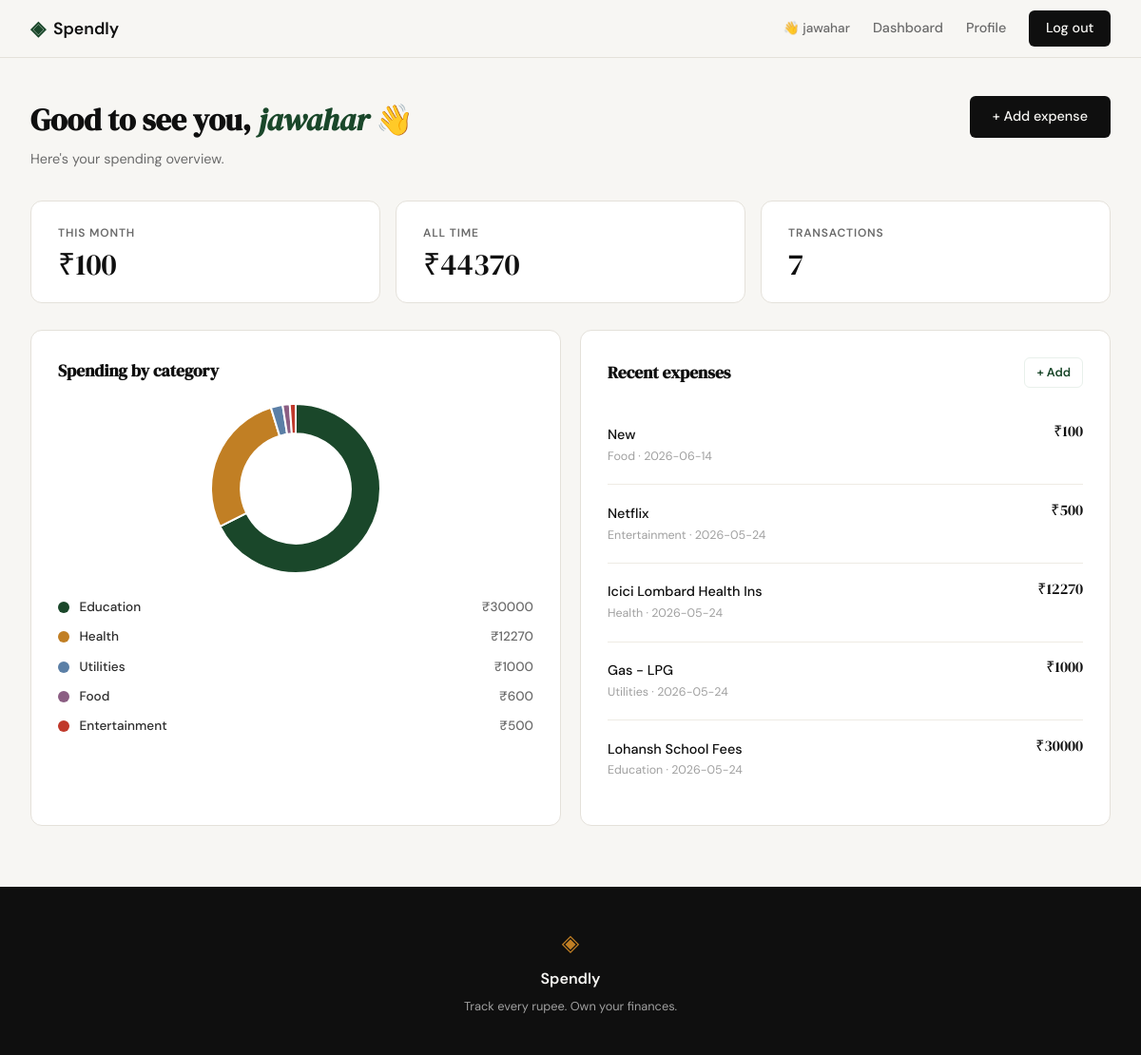
/dashboard (signed in), run on the app's committed database.
### tables this page shows
CREATE TABLE expenses (
                id          INTEGER PRIMARY KEY AUTOINCREMENT,
                user_id     INTEGER NOT NULL REFERENCES users(id) ON DELETE CASCADE,
                title       TEXT    NOT NULL,
                amount      REAL    NOT NULL CHECK(amount > 0),
                category    TEXT    NOT NULL DEFAULT 'Other',
                date        TEXT    NOT NULL DEFAULT (date('now')),
                note        TEXT,
                created_at  TEXT    NOT NULL DEFAULT (datetime('now'))
            );

### app.py (the view)
@app.route("/dashboard")
def dashboard():
    if "user_id" not in session:
        return redirect(url_for("login"))
    user_id = session["user_id"]
    db = get_db()
    month_total = db.execute("""
        SELECT COALESCE(SUM(amount), 0)
        FROM expenses
        WHERE user_id = ?
          AND strftime('%Y-%m', date) = strftime('%Y-%m', 'now')
    """, (user_id,)).fetchone()[0]
    all_total = db.execute("""
        SELECT COALESCE(SUM(amount), 0)
        FROM expenses
        WHERE user_id = ?
    """, (user_id,)).fetchone()[0]
    tx_count = db.execute("""
        SELECT COUNT(*) FROM expenses WHERE user_id = ?
    """, (user_id,)).fetchone()[0]
    categories = db.execute("""
        SELECT category, SUM(amount) AS total
        FROM expenses
        WHERE user_id = ?
        GROUP BY category
        ORDER BY total DESC
        LIMIT 5
    """, (user_id,)).fetchall()
    recent = db.execute("""
        SELECT id, title, amount, category, date
        FROM expenses
        WHERE user_id = ?
        ORDER BY date DESC, id DESC
        LIMIT 5
    """, (user_id,)).fetchall()
    db.close()
    max_cat = categories[0]["total"] if categories else 1
    return render_template("dashboard.html",
        name        = session["user_name"],
        month_total = month_total,
        all_total   = all_total,
        tx_count    = tx_count,
        categories  = categories,
        recent      = recent,
        max_cat     = max_cat,
    )

### database/db.py (called while the page is built)
def get_db():
    conn = sqlite3.connect(DB_PATH)
    conn.row_factory = sqlite3.Row          # rows behave like dicts
    conn.execute("PRAGMA foreign_keys = ON")
    return conn

### templates/dashboard.html (shortened to what this page needs)
{% extends "base.html" %}
{% block content %}
<div class="dash-wrap">
    <div class="dash-header">
        <div>
            <h1 class="dash-title">Good to see you, <em>{{ name }}</em> 👋</h1>
            <p class="dash-subtitle">Here's your spending overview.</p>
        </div>
        <a href="{{ url_for('add_expense') }}" class="btn-primary">+ Add expense</a>
    </div>
    <div class="stat-grid">
        <div class="stat-card">
            <span class="stat-label">This month</span>
            <span class="stat-value">₹{{ "%.0f"|format(month_total) }}</span>
        </div>
        <div class="stat-card">
            <span class="stat-label">All time</span>
            <span class="stat-value">₹{{ "%.0f"|format(all_total) }}</span>
        </div>
        <div class="stat-card">
            <span class="stat-label">Transactions</span>
            <span class="stat-value">{{ tx_count }}</span>
        </div>
    </div>
    <div class="dash-grid">
        <div class="dash-card chart-card">
            <h2 class="dash-card-title">Spending by category</h2>
            {% if categories %}
                <div class="chart-wrap">
                    <canvas id="categoryChart"></canvas>
                </div>
                <ul class="chart-legend">
                    {% for cat in categories %}
                    <li class="legend-row">
                        <span class="legend-dot" data-index="{{ loop.index0 }}"></span>
                        <span class="legend-label">{{ cat.category }}</span>
                        <span class="legend-amt">₹{{ "%.0f"|format(cat.total) }}</span>
                    </li>
                    {% endfor %}
                </ul>
            {% else %}
                <p class="dash-empty">No expenses yet. Add your first one!</p>
            {% endif %}
        </div>
        <div class="dash-card">
            <div class="dash-card-header">
                <h2 class="dash-card-title">Recent expenses</h2>
                <a href="{{ url_for('add_expense') }}" class="dash-card-link">+ Add</a>
            </div>
            {% if recent %}
                <ul class="expense-list">
                    {% for e in recent %}
                    <li class="expense-row">
                        <div class="expense-left">
                            <span class="expense-title">{{ e.title }}</span>
                            <span class="expense-meta">{{ e.category }} · {{ e.date }}</span>
                        </div>
                        <div class="expense-right">
                            <span class="expense-amount">₹{{ "%.0f"|format(e.amount) }}</span>
                        </div>
                    </li>
                    {% endfor %}
                </ul>
            {% else %}
                <p class="dash-empty">No expenses yet.</p>
            {% endif %}
        </div>
    </div>
</div>
{% endblock %}
{% block scripts %}
<script>
(function () {
    const el = document.getElementById('chartData');
    if (!el) return;
    const { labels, values } = JSON.parse(el.textContent);
    // Palette that matches the design system
    const COLORS = [
        '#1a472a', // accent green
        '#c17f24', // accent gold
        '#5b7fa6', // blue
        '#8b5e83', // purple
        '#c0392b', // red
        '#2d8a6e', // teal
        '#6b6b6b', // grey
    ];
    const colors = labels.map((_, i) => COLORS[i % COLORS.length]);
    // Color the legend dots to match chart segments
    document.querySelectorAll('.legend-dot').forEach(dot => {
        dot.style.background = colors[+dot.dataset.index] || '#ccc';
    });
    new Chart(document.getElementById('categoryChart'), {
        type: 'doughnut',
        data: {
            labels,
            datasets: [{
                data: values,
                backgroundColor: colors,
                borderWidth: 2,
                borderColor: '#ffffff',
                hoverOffset: 6,
            }]
        },
        options: {
            cutout: '65%',
            plugins: {
                legend: { display: false },   // we use our own legend
                tooltip: {
                    callbacks: {
                        label: ctx => ` ₹${Math.round(ctx.parsed).toLocaleString('en-IN')}`
                    }
                }
            },
            animation: { animateRotate: true, duration: 600 }
        }
    });
}());
</script>
{% endblock %}

### static/css/style.css (style rules this page uses)
:root { --ink: #0f0f0f; --ink-soft: #2d2d2d; --ink-muted: #6b6b6b; --ink-faint: #a0a0a0; --paper: #f7f6f3; --paper-warm: #f0ede6; --paper-card: #ffffff; --accent: #1a472a; --accent-light: #e8f0eb; --accent-2: #c17f24; --accent-2-light: #fdf3e3; --danger: #c0392b; --danger-light: #fdecea; --border: #e4e1da; --border-soft: #eeebe4; --font-display: 'DM Serif Display', Georgia, serif; --font-body: 'DM Sans', system-ui, sans-serif; --max-width: 1200px; --auth-width: 440px; --radius-sm: 6px; --radius-md: 12px; --radius-lg: 20px; }
*, *::before, *::after { box-sizing: border-box; margin: 0; padding: 0; }
html { font-size: 16px; scroll-behavior: smooth; }
body { background: var(--paper); color: var(--ink); font-family: var(--font-body); font-size: 1rem; line-height: 1.6; -webkit-font-smoothing: antialiased; }
a { color: inherit; text-decoration: none; }
.btn-primary { display: inline-block; background: var(--ink); color: var(--paper); padding: 0.65rem 1.5rem; border-radius: var(--radius-sm); font-family: var(--font-body); font-size: 0.9rem; font-weight: 500; cursor: pointer; border: none; transition: background 0.2s; text-decoration: none; }
.dash-wrap { max-width: var(--max-width); margin: 0 auto; padding: 2.5rem 2rem 4rem; }
.dash-header { display: flex; align-items: flex-start; justify-content: space-between; gap: 1rem; margin-bottom: 2rem; flex-wrap: wrap; }
.dash-title { font-family: var(--font-display); font-size: clamp(1.5rem, 3vw, 2rem); color: var(--ink); margin-bottom: 0.25rem; }
.dash-title em { font-style: italic; color: var(--accent); }
.dash-subtitle { font-size: 0.9rem; color: var(--ink-muted); }
.stat-grid { display: grid; grid-template-columns: repeat(3, 1fr); gap: 1rem; margin-bottom: 1.75rem; }
.stat-card { background: var(--paper-card); border: 1px solid var(--border); border-radius: var(--radius-md); padding: 1.5rem 1.75rem; display: flex; flex-direction: column; gap: 0.4rem; transition: box-shadow 0.2s; }
.stat-label { font-size: 0.75rem; font-weight: 600; letter-spacing: 0.07em; text-transform: uppercase; color: var(--ink-muted); }
.stat-value { font-family: var(--font-display); font-size: 2rem; color: var(--ink); line-height: 1; }
.dash-grid { display: grid; grid-template-columns: 1fr 1fr; gap: 1.25rem; }
.dash-card { background: var(--paper-card); border: 1px solid var(--border); border-radius: var(--radius-md); padding: 1.75rem; }
.dash-card-header { display: flex; align-items: center; justify-content: space-between; margin-bottom: 1.25rem; }
.dash-card-title { font-family: var(--font-display); font-size: 1.1rem; color: var(--ink); margin-bottom: 1.25rem; }
.dash-card-header .dash-card-title { margin-bottom: 0; }
.dash-card-link { font-size: 0.8rem; font-weight: 600; color: var(--accent); padding: 0.3rem 0.75rem; border: 1px solid var(--accent-light); border-radius: var(--radius-sm); transition: background 0.2s; }
.expense-list { list-style: none; display: flex; flex-direction: column; gap: 0; }
.expense-row { display: flex; align-items: center; justify-content: space-between; padding: 0.85rem 0; border-bottom: 1px solid var(--border-soft); gap: 1rem; }
.expense-row:last-child { border-bottom: none; }
.expense-left { flex: 1; min-width: 0; }
.expense-title { display: block; font-size: 0.9rem; font-weight: 500; color: var(--ink); white-space: nowrap; overflow: hidden; text-overflow: ellipsis; }
.expense-meta { display: block; font-size: 0.78rem; color: var(--ink-faint); margin-top: 0.1rem; }
.expense-right { display: flex; flex-direction: column; align-items: flex-end; gap: 0.2rem; flex-shrink: 0; }
.expense-amount { font-family: var(--font-display); font-size: 1rem; color: var(--ink); }
.chart-card { display: flex; flex-direction: column; }
.chart-wrap { width: 180px; height: 180px; margin: 0 auto 1.5rem; flex-shrink: 0; }
.chart-legend { list-style: none; display: flex; flex-direction: column; gap: 0.6rem; }
.legend-row { display: grid; grid-template-columns: 12px 1fr auto; align-items: center; gap: 0.65rem; font-size: 0.85rem; }
.legend-dot { width: 12px; height: 12px; border-radius: 50%; flex-shrink: 0; }
.legend-label { color: var(--ink-soft); font-weight: 500; }
.legend-amt { color: var(--ink-muted); font-weight: 500; text-align: right; }

### data on the page
expenses: title "New", category "Food", date "2026-06-14", amount "100"
expenses: title "Netflix", category "Entertainment", date "2026-05-24", amount "500"
expenses: title "Icici Lombard Health Ins", category "Health", date "2026-05-24", amount "12270"
expenses: title "Gas - LPG", category "Utilities", date "2026-05-24", amount "1000"
expenses: title "Lohansh School Fees", category "Education", date "2026-05-24", amount "30000"

### other printed values
{{ session.user_name }} "jawahar"
{{ name }} "jawahar"
{{ "%.0f"|format(month_total) }} "100"
{{ "%.0f"|format(all_total) }} "44370"
{{ tx_count }} "7"
{{ cat.category }} "Education" "Health" "Utilities" "Food" "Entertainment"
{{ "%.0f"|format(cat.total) }} "30000" "12270" "1000" "600" "500"
